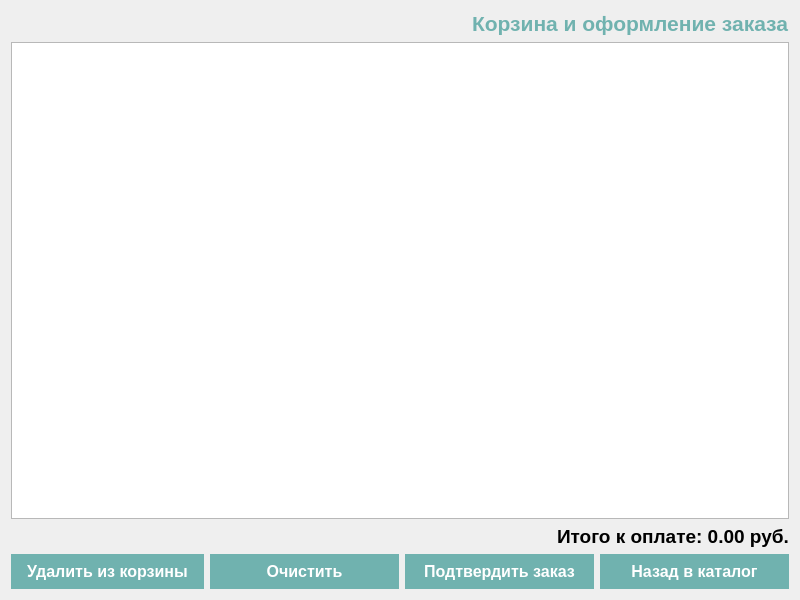
<?xml version="1.0" encoding="UTF-8"?>
<ui version="4.0">
 <class>CartDialog</class>
 <widget class="QWidget" name="CartDialog">
  <property name="geometry">
   <rect>
    <x>0</x>
    <y>0</y>
    <width>800</width>
    <height>600</height>
   </rect>
  </property>
  <property name="minimumSize">
   <size>
    <width>800</width>
    <height>600</height>
   </size>
  </property>
  <property name="maximumSize">
   <size>
    <width>800</width>
    <height>600</height>
   </size>
  </property>
  <property name="windowTitle">
   <string>Form</string>
  </property>
  <property name="windowIcon">
   <iconset>
    <normaloff>programming_course-main/Прил_2_ОЗ_КИМ_09.02.07-2-2027/Images/Чудо Обувь.png</normaloff>programming_course-main/Прил_2_ОЗ_КИМ_09.02.07-2-2027/Images/Чудо Обувь.png</iconset>
  </property>
  <layout class="QVBoxLayout" name="verticalLayout">
   <item>
    <layout class="QHBoxLayout" name="horizontalLayout_3">
     <item>
      <widget class="QLabel" name="logoLabel">
       <property name="maximumSize">
        <size>
         <width>64</width>
         <height>64</height>
        </size>
       </property>
       <property name="text">
        <string/>
       </property>
       <property name="pixmap">
        <pixmap>../Рабочий стол/Images/Чудо Обувь.ico</pixmap>
       </property>
       <property name="scaledContents">
        <bool>true</bool>
       </property>
      </widget>
     </item>
     <item>
      <spacer name="horizontalSpacer_2">
       <property name="orientation">
        <enum>Qt::Horizontal</enum>
       </property>
       <property name="sizeHint" stdset="0">
        <size>
         <width>188</width>
         <height>20</height>
        </size>
       </property>
      </spacer>
     </item>
     <item>
      <widget class="QLabel" name="titleLabel">
       <property name="styleSheet">
        <string notr="true">QLabel#titleLabel {
font-family: 'Calibri';
font-size: 16pt;
font-weight: bold;
color: #70B2AF;
}
</string>
       </property>
       <property name="text">
        <string>Корзина и оформление заказа</string>
       </property>
      </widget>
     </item>
    </layout>
   </item>
   <item>
    <widget class="QTableWidget" name="cartTable"/>
   </item>
   <item>
    <layout class="QHBoxLayout" name="horizontalLayout_2">
     <item>
      <spacer name="horizontalSpacer">
       <property name="orientation">
        <enum>Qt::Horizontal</enum>
       </property>
       <property name="sizeHint" stdset="0">
        <size>
         <width>98</width>
         <height>20</height>
        </size>
       </property>
      </spacer>
     </item>
     <item>
      <widget class="QLabel" name="totalPriceLabel">
       <property name="styleSheet">
        <string notr="true">QLabel#totalPriceLabel {
font-family: 'Calibri';
font-size: 14pt;
font-weight: bold;
}</string>
       </property>
       <property name="text">
        <string>Итого к оплате: 0.00 руб.</string>
       </property>
      </widget>
     </item>
    </layout>
   </item>
   <item>
    <layout class="QHBoxLayout" name="horizontalLayout">
     <item>
      <widget class="QPushButton" name="removeItemButton">
       <property name="styleSheet">
        <string notr="true">QPushButton#removeItemButton{
font-family: 'Calibri';
font-size: 12pt;
font-weight: bold;
}

QPushButton {
background-color: #70B2AF;
color: #FFFFFF;
border: none;
padding: 8px 16px;
font-family: 'Calibri';
font-size: 12pt;
font-weight: bold;
}

QPushButton:hover  {
background-color: #5A9B98;
}

QPushButton:hover {
background-color: #4A8582;
}
</string>
       </property>
       <property name="text">
        <string>Удалить из корзины</string>
       </property>
      </widget>
     </item>
     <item>
      <widget class="QPushButton" name="clearCartButton">
       <property name="styleSheet">
        <string notr="true">QPushButton#clearCartButton{
font-family: 'Calibri';
font-size: 12pt;
font-weight: bold;
}

QPushButton {
background-color: #70B2AF;
color: #FFFFFF;
border: none;
padding: 8px 16px;
font-family: 'Calibri';
font-size: 12pt;
font-weight: bold;
}

QPushButton:hover  {
background-color: #5A9B98;
}

QPushButton:hover {
background-color: #4A8582;
}
</string>
       </property>
       <property name="text">
        <string>Очистить</string>
       </property>
      </widget>
     </item>
     <item>
      <widget class="QPushButton" name="checkoutButton">
       <property name="styleSheet">
        <string notr="true">QPushButton#сheckoutButton{
font-family: 'Calibri';
font-size: 12pt;
font-weight: bold;
}

QPushButton {
background-color: #70B2AF;
color: #FFFFFF;
border: none;
padding: 8px 16px;
font-family: 'Calibri';
font-size: 12pt;
font-weight: bold;
}

QPushButton:hover  {
background-color: #5A9B98;
}

QPushButton:hover {
background-color: #4A8582;
}
</string>
       </property>
       <property name="text">
        <string>Подтвердить заказ</string>
       </property>
      </widget>
     </item>
     <item>
      <widget class="QPushButton" name="backButton">
       <property name="styleSheet">
        <string notr="true">QPushButton#backButton{
font-family: 'Calibri';
font-size: 12pt;
font-weight: bold;
}

QPushButton {
background-color: #70B2AF;
color: #FFFFFF;
border: none;
padding: 8px 16px;
font-family: 'Calibri';
font-size: 12pt;
font-weight: bold;
}

QPushButton:hover  {
background-color: #5A9B98;
}

QPushButton:hover {
background-color: #4A8582;
}
</string>
       </property>
       <property name="text">
        <string>Назад в каталог</string>
       </property>
      </widget>
     </item>
    </layout>
   </item>
  </layout>
 </widget>
 <resources/>
 <connections/>
</ui>
